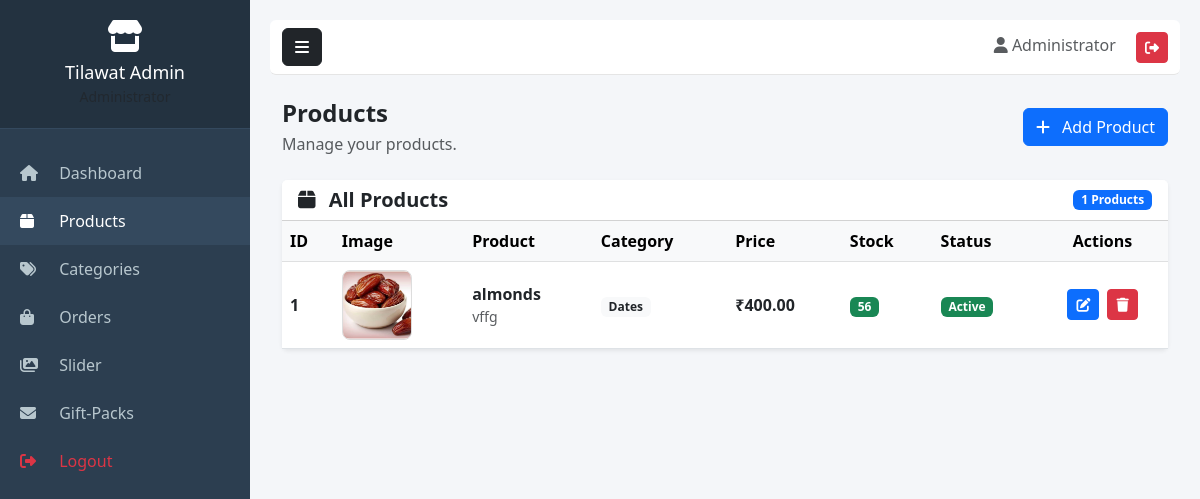
Screenshot of /admin/products.php (signed in) with the database file from the repository.
### tables this page shows
CREATE TABLE `products` (
  `id` int(11) NOT NULL,
  `category_id` int(11) NOT NULL,
  `product_name` varchar(150) NOT NULL,
  `description` text DEFAULT NULL,
  `price` decimal(10,2) NOT NULL,
  `stock` decimal(10,3) DEFAULT 0.000,
  `image` varchar(255) DEFAULT NULL,
  `status` enum('Active','Inactive') DEFAULT 'Active',
  `created_at` timestamp NOT NULL DEFAULT current_timestamp()
);

CREATE TABLE `categories` (
  `id` int(11) NOT NULL,
  `category_name` varchar(100) NOT NULL,
  `category_image` varchar(255) DEFAULT NULL
);

### admin/products.php (the view, shortened to what this page needs)
<?php
require_once '../includes/db.php';
try {
    $stmt = $pdo->query("
        SELECT
            p.id,
            p.product_name,
            p.category_id,
            p.description,
            p.price,
            p.stock,
            p.image,
            p.status,
            p.created_at,
            c.category_name
        FROM products p
        LEFT JOIN categories c
            ON p.category_id = c.id
        ORDER BY p.id DESC
    ");
    $products = $stmt->fetchAll(PDO::FETCH_ASSOC);
} catch (PDOException $e) {
    die(
        '<div style="
            margin:30px;
            padding:20px;
            background:#f8d7da;
            color:#721c24;
            border:1px solid #f5c6cb;
            border-radius:8px;
            font-family:Arial;
        ">
            <h3>Database Error</h3>
            <p>' .
            htmlspecialchars($e->getMessage()) .
            '</p>
        </div>'
    );
}
include 'includes/header.php';
?>
<div class="container-fluid">
    <div class="d-flex justify-content-between align-items-center mb-4">
        <div>
            <h4 class="fw-bold mb-1">
                Products
            </h4>
            <p class="text-muted mb-0">
                Manage your products.
            </p>
        </div>
        <a
            href="add-product.php"
            class="btn btn-primary"
        >
            <i class="fas fa-plus me-2"></i>
            Add Product
        </a>
    </div>
    <div class="card border-0 shadow-sm">
        <div class="card-header bg-white">
            <div class="d-flex justify-content-between align-items-center">
                <h5 class="mb-0 fw-bold">
                    <i class="fas fa-box me-2"></i>
                    All Products
                </h5>
                <span class="badge bg-primary">
                    <?= count($products) ?>
                    Products
                </span>
            </div>
        </div>
        <div class="card-body p-0">
            <?php if (empty($products)): ?>
                <div class="text-center py-5">
                    <i class="fas fa-box-open fa-3x text-muted mb-3"></i>
                    <h5>
                        No Products Found
                    </h5>
                    <p class="text-muted">
                        Add your first product to get started.
                    </p>
                    <a
                        href="add-product.php"
                        class="btn btn-primary"
                    >
                        <i class="fas fa-plus me-2"></i>
                        Add Product
                    </a>
                </div>
            <?php else: ?>
                <div class="table-responsive">
                    <table class="table table-hover align-middle mb-0">
                        <thead class="table-light">
                            <tr>
                                <th>ID</th>
                                <th>Image</th>
                                <th>Product</th>
                                <th>Category</th>
                                <th>Price</th>
                                <th>Stock</th>
                                <th>Status</th>
                                <th class="text-center">
                                    Actions
                                </th>
                            </tr>
                        </thead>
                        <tbody>
                        <?php foreach ($products as $product): ?>
                            <?php
                            $productId =
                                (int) $product['id'];
                            $productImage =
                                trim($product['image'] ?? '');
                            ?>
                            <tr>
                                <td>
                                    <strong>
                                        <?= $productId ?>
                                    </strong>
                                </td>
                                <td>
                                    <?php if (!empty($productImage)): ?>
                                        <img
                                            src="../assets/images/products/<?= htmlspecialchars(basename($productImage)) ?>"
                                            alt="<?= htmlspecialchars($product['product_name']) ?>"
                                            width="70"
                                            height="70"
                                            style="
                                                object-fit:cover;
                                                border-radius:8px;
                                                border:1px solid #ddd;
                                            "
                                        >
                                    <?php endif; ?>
                                </td>
                                <td>
                                    <strong>
                                        <?= htmlspecialchars(
                                            $product['product_name']
                                        ) ?>
                                    </strong>
                                    <?php if (!empty($product['description'])): ?>
                                        <div
                                            class="text-muted small"
                                            style="max-width:250px;"
                                        >
                                            <?php
                                            $description =
                                                trim(
                                                    $product['description']
                                                );
                                            if (strlen($description) > 80) {
                                                echo htmlspecialchars(
                                                    substr(
                                                        $description,
                                                        0,
                                                        80
                                                    )
                                                ) . '...';
                                            } else {
                                                echo htmlspecialchars(
                                                    $description
                                                );
                                            }
                                            ?>
                                        </div>
                                    <?php endif; ?>
                                </td>
                                <td>
                                    <?php if (!empty($product['category_name'])): ?>
                                        <span class="badge bg-light text-dark">
                                            <?= htmlspecialchars(
                                                $product['category_name']
                                            ) ?>
                                        </span>
                                    <?php else: ?>
                                        <span class="text-muted">
                                            No Category
                                        </span>
                                    <?php endif; ?>
                                </td>
                                <td>
                                    <strong>
                                        ₹<?= number_format(
                                            (float) $product['price'],
                                            2
                                        ) ?>
                                    </strong>
                                </td>
                                <td>
                                    <?php
                                    $stock =
                                        (int) $product['stock'];
                                    ?>
                                    <?php if ($stock <= 0): ?>
                                        <span class="badge bg-danger">
                                            Out of Stock
                                        </span>
                                    <?php elseif ($stock <= 10): ?>
                                        <span class="badge bg-warning text-dark">
                                            <?= $stock ?>
                                        </span>
                                    <?php else: ?>
                                        <span class="badge bg-success">
                                            <?= $stock ?>
                                        </span>
                                    <?php endif; ?>
                                </td>
                                <td>
                                    <?php if (
                                        isset($product['status']) &&
                                        $product['status'] === 'Active'
                                    ): ?>
                                        <span class="badge bg-success">
                                            Active
                                        </span>
                                    <?php else: ?>
                                        <span class="badge bg-secondary">
                                            Inactive
                                        </span>
                                    <?php endif; ?>
                                </td>
                                <td class="text-center">
                                    <div
                                        class="d-flex justify-content-center gap-2"
                                    >
                                        <a
                                            href="edit-product.php?id=<?= $productId ?>"
                                            class="btn btn-primary btn-sm"
                                            title="Edit Product"
                                        >
                                            <i class="fas fa-edit"></i>
                                        </a>
                                        <form
                                            method="POST"
                                            action="product.php"
                                            style="display:inline;"
                                            onsubmit="return confirm('Are you sure you want to delete this product?');"
                                        >
                                            <button
                                                type="submit"
                                                name="delete_product"
                                                value="1"
                                                class="btn btn-danger btn-sm"
                                                title="Delete Product"
                                            >
                                                <i class="fas fa-trash"></i>
                                            </button>
                                        </form>
                                    </div>
                                </td>
                            </tr>
                        <?php endforeach; ?>
                        </tbody>
                    </table>
                </div>
            <?php endif; ?>
        </div>
    </div>
</div>
<?php include 'includes/footer.php'; ?>

### admin/includes/header.php (style rules this page uses)
body { background: #f4f6f9; }

### rows the page displays
products: id "1", image (picture), product_name "almonds", description "vffg", category.category_name "Dates", price "400.00", stock "56", status "Active"

### other values shown
$_SESSION['admin_name'] "Administrator"
count($products) "1"
